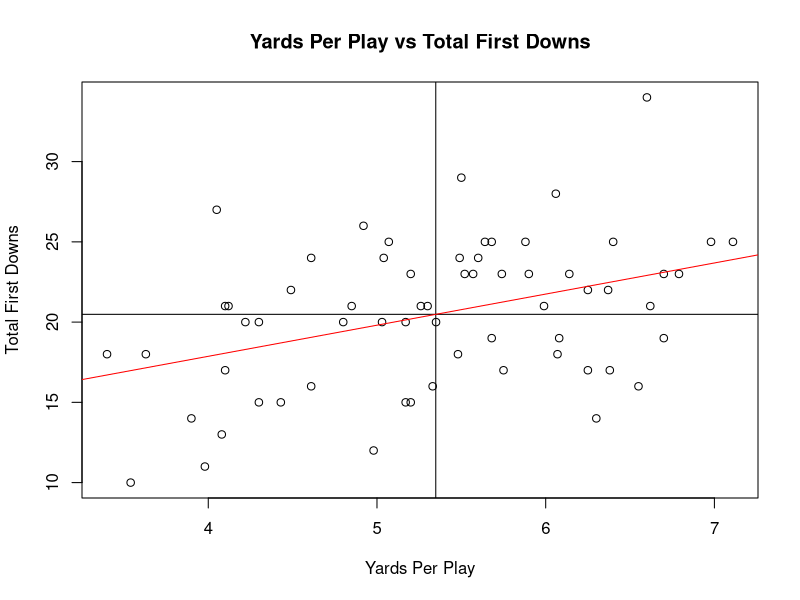
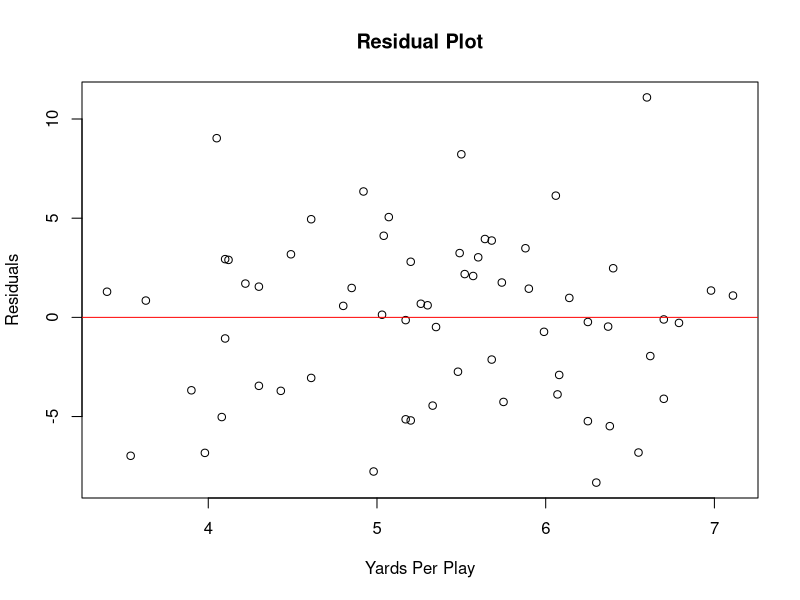

These figures' R source, in order:
## Project: STA 145, Fall 2025, Final Project 
## Who: Andrea Maglione

# Load packages
library(readr)
library(dplyr)
library(ggplot2)
library(psych)

# Load data
dataset <- read_csv("data.csv")
View(dataset)

##################################################################################
############### Table 1: Descriptive Statistics ####################   
##################################################################################

# Yards Per Play
mean(dataset$Yards_per_play)
sd(dataset$Yards_per_play)
summary(dataset$Yards_per_play)

# Total First Downs
mean(dataset$Total_First_Downs)
sd(dataset$Total_First_Downs)
summary(dataset$Total_First_Downs)

##################################################################################
#################### Figure 1: Scatter Plot ####################   
##################################################################################

# Scatterplot: Yards Per Play vs Total First Downs
plot(dataset$Yards_per_play,
     dataset$Total_First_Downs,
     xlab = "Yards Per Play",
     ylab = "Total First Downs",
     main = "Yards Per Play vs Total First Downs")

# Add mean lines
mean_x <- mean(dataset$Yards_per_play)
mean_y <- mean(dataset$Total_First_Downs)

abline(h = mean_y, col = "black")   # horizontal
abline(v = mean_x, col = "black")   # vertical

##################################################################################
############### Figure 2: Linear Regression ####################   
##################################################################################

model <- lm(Total_First_Downs ~ Yards_per_play, data = dataset)
summary(model)

# Add regression line
abline(model, col = "red")

##################################################################################
############### Statistical Test: Correlation ####################   
##################################################################################

cor.test(dataset$Yards_per_play, dataset$Total_First_Downs)

##################################################################################
############### Figure 3: Residual Plot ####################   
##################################################################################

plot(dataset$Yards_per_play,
     residuals(model),
     main = "Residual Plot",
     xlab = "Yards Per Play",
     ylab = "Residuals")

abline(h = 0, col = "red")
